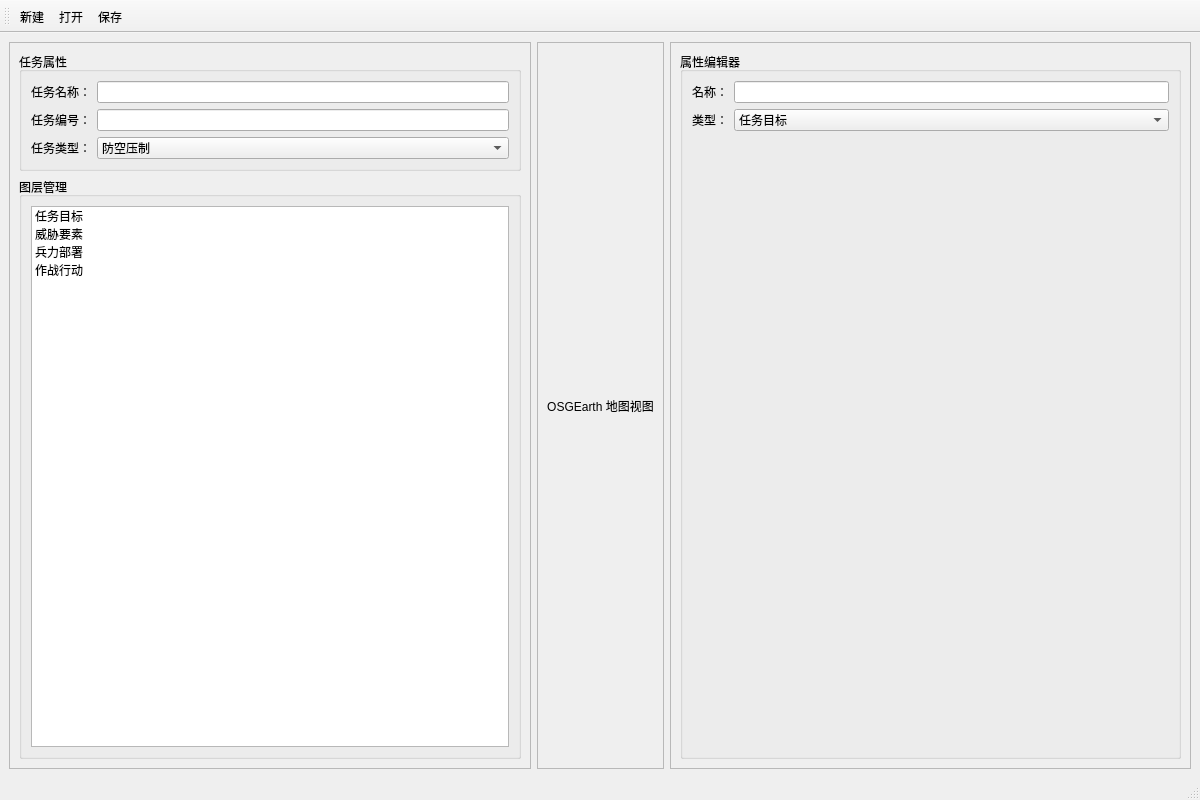
<?xml version="1.0" encoding="UTF-8"?>
<ui version="4.0">
 <class>MainWindow</class>
 <widget class="QMainWindow" name="MainWindow">
  <property name="geometry">
   <rect>
    <x>0</x>
    <y>0</y>
    <width>1200</width>
    <height>800</height>
   </rect>
  </property>
  <property name="windowTitle">
   <string>任务场景编辑器</string>
  </property>
  
  <!-- 中央部件 -->
  <widget class="QWidget" name="centralwidget">
   <layout class="QHBoxLayout" name="horizontalLayout">
    <!-- 左侧面板 -->
    <item>
     <widget class="QFrame" name="frame">
      <property name="frameShape">
       <enum>QFrame::StyledPanel</enum>
      </property>
      <property name="frameShadow">
       <enum>QFrame::Raised</enum>
      </property>
      <property name="maximumWidth">
       <number>300</number>
      </property>
      <layout class="QVBoxLayout" name="verticalLayout">
       <item>
        <widget class="QGroupBox" name="groupBox">
         <property name="title">
          <string>任务属性</string>
         </property>
         <layout class="QFormLayout" name="formLayout">
          <item row="0" column="0">
           <widget class="QLabel" name="label">
            <property name="text">
             <string>任务名称：</string>
            </property>
           </widget>
          </item>
          <item row="0" column="1">
           <widget class="QLineEdit" name="lineEdit"/>
          </item>
          <item row="1" column="0">
           <widget class="QLabel" name="label_2">
            <property name="text">
             <string>任务编号：</string>
            </property>
           </widget>
          </item>
          <item row="1" column="1">
           <widget class="QLineEdit" name="lineEdit_2"/>
          </item>
          <item row="2" column="0">
           <widget class="QLabel" name="label_3">
            <property name="text">
             <string>任务类型：</string>
            </property>
           </widget>
          </item>
          <item row="2" column="1">
           <widget class="QComboBox" name="comboBox">
            <item>
             <property name="text">
              <string>防空压制</string>
             </property>
            </item>
            <item>
             <property name="text">
              <string>目标摧毁</string>
             </property>
            </item>
           </widget>
          </item>
         </layout>
        </widget>
       </item>
       <item>
        <widget class="QGroupBox" name="groupBox_2">
         <property name="title">
          <string>图层管理</string>
         </property>
         <layout class="QVBoxLayout" name="verticalLayout_2">
          <item>
           <widget class="QListWidget" name="listWidget">
            <item>
             <property name="text">
              <string>任务目标</string>
             </property>
            </item>
            <item>
             <property name="text">
              <string>威胁要素</string>
             </property>
            </item>
            <item>
             <property name="text">
              <string>兵力部署</string>
             </property>
            </item>
            <item>
             <property name="text">
              <string>作战行动</string>
             </property>
            </item>
           </widget>
          </item>
         </layout>
        </widget>
       </item>
      </layout>
     </widget>
    </item>
    
    <!-- 中间地图区域 -->
    <item>
     <widget class="QFrame" name="frame_2">
      <property name="frameShape">
       <enum>QFrame::StyledPanel</enum>
      </property>
      <property name="frameShadow">
       <enum>QFrame::Raised</enum>
      </property>
      <layout class="QVBoxLayout" name="verticalLayout_3">
       <item>
        <widget class="QLabel" name="label_4">
         <property name="text">
          <string>OSGEarth 地图视图</string>
         </property>
         <property name="alignment">
          <set>Qt::AlignCenter</set>
         </property>
        </widget>
       </item>
      </layout>
     </widget>
    </item>
    
    <!-- 右侧属性面板 -->
    <item>
     <widget class="QFrame" name="frame_3">
      <property name="frameShape">
       <enum>QFrame::StyledPanel</enum>
      </property>
      <property name="maximumWidth">
       <number>250</number>
      </property>
      <layout class="QVBoxLayout" name="verticalLayout_4">
       <item>
        <widget class="QGroupBox" name="groupBox_3">
         <property name="title">
          <string>属性编辑器</string>
         </property>
         <layout class="QFormLayout" name="formLayout_2">
          <item row="0" column="0">
           <widget class="QLabel" name="label_5">
            <property name="text">
             <string>名称：</string>
            </property>
           </widget>
          </item>
          <item row="0" column="1">
           <widget class="QLineEdit" name="lineEdit_3"/>
          </item>
          <item row="1" column="0">
           <widget class="QLabel" name="label_6">
            <property name="text">
             <string>类型：</string>
            </property>
           </widget>
          </item>
          <item row="1" column="1">
           <widget class="QComboBox" name="comboBox_2">
            <item>
             <property name="text">
              <string>任务目标</string>
             </property>
            </item>
            <item>
             <property name="text">
              <string>威胁要素</string>
             </property>
            </item>
           </widget>
          </item>
         </layout>
        </widget>
       </item>
      </layout>
     </widget>
    </item>
   </layout>
  </widget>
  
  <!-- 菜单栏 -->
  <widget class="QMenuBar" name="menubar">
   <property name="geometry">
    <rect>
     <x>0</x>
     <y>0</y>
     <width>1200</width>
     <height>22</height>
    </rect>
   </property>
   <widget class="QMenu" name="menu">
    <property name="title">
     <string>文件</string>
    </property>
    <addaction name="actionNew"/>
    <addaction name="actionOpen"/>
    <addaction name="actionSave"/>
   </widget>
  </widget>
  
  <!-- 工具栏 -->
  <widget class="QToolBar" name="toolBar">
   <property name="windowTitle">
    <string>工具栏</string>
   </property>
   <addaction name="actionNew"/>
   <addaction name="actionOpen"/>
   <addaction name="actionSave"/>
  </widget>
  
  <!-- 状态栏 -->
  <widget class="QStatusBar" name="statusbar"/>
  
  <!-- 动作 -->
  <action name="actionNew">
   <property name="text">
    <string>新建</string>
   </property>
  </action>
  <action name="actionOpen">
   <property name="text">
    <string>打开</string>
   </property>
  </action>
  <action name="actionSave">
   <property name="text">
    <string>保存</string>
   </property>
  </action>
 </widget>
 <resources/>
 <connections/>
</ui>
